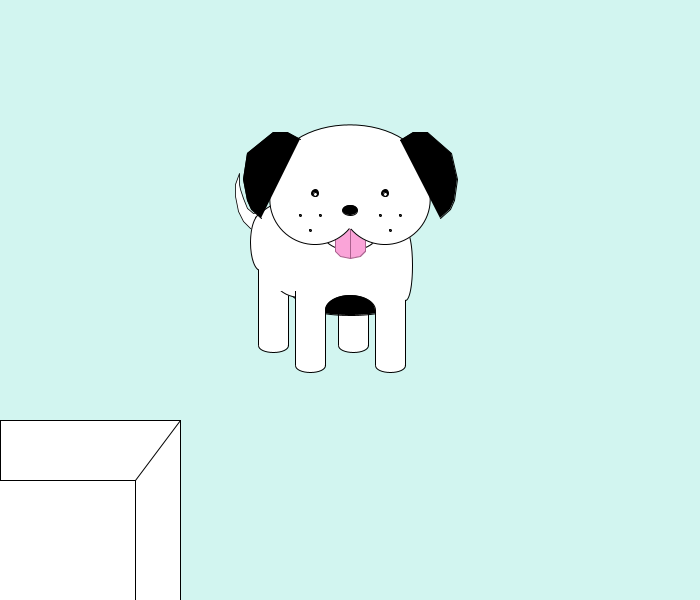
Frame 1 (no input)
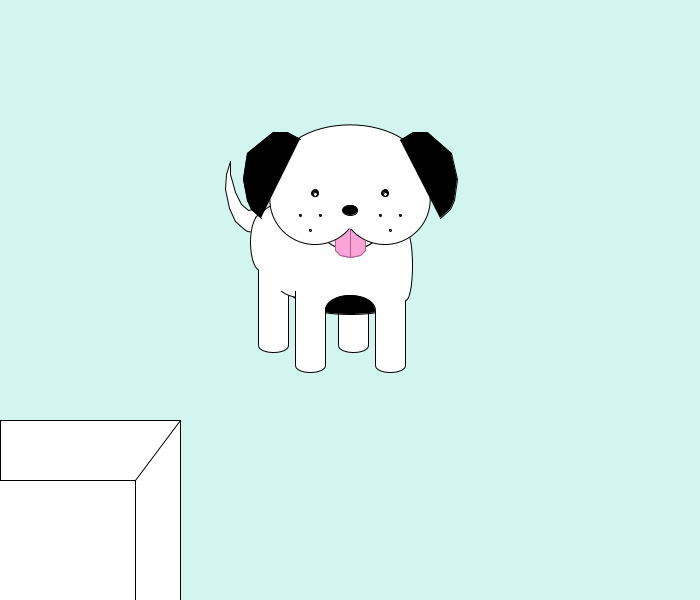
Frame 60 (the mouse pressed at the canvas centre just before this capture)
Frame 120 (the mouse held since frame 60 and released just before this capture): identical to frame 60, image omitted

The Processing sketch that drew these frames (run headless with seeded random() and noise(); from frame 60 on, the mouse is pressed at the canvas centre):

// Processing sketch: LeeSharon_projectprog
// ── LeeSharon_projectprog.pde
int x=0;//x width expansion
int y=0;//y heigh expansion
int treat=2; //treat variable

void setup(){
  size(700,600);
  frameRate(8);
}
void draw(){
  background(210,245,240);
  stroke(0);
  if (frameCount%2==0){
    tail();//tail wag animation
  }
  else{
    pushMatrix();
    translate(55,45);
    scale(.8,.8);
    tail();
    popMatrix();
  }
  puppybodystanding(x,y);
  tongue();//panting animation
  if (frameCount%4==0){
    tongue();
  }
  else{
    pushMatrix();
    translate(0,1); 
    tongue();
    popMatrix();
  }
  puppyface();//animated blinking
  if (frameCount%32==0){
    blink();
  }
  else{
    eyes();
  }
  treatbag();//click on treat box
  if ((mousePressed==true)&&(mouseX<180)&&(mouseY>420)){
   treat=1;
  }
  if ((mousePressed==true)&&(mouseX>334)&&(mouseX<366)&&(mouseY>228)&&(mouseY<257)){
    treat=0;//click on puppys tongue, treat "drops", puppy's size variable adjusts
    x=x+2;
    y=y+2;
  }
  if (treat==1){
   noStroke();//treat appears and follows mouse
   fill(155,137,109);
   ellipse(mouseX,mouseY,15,15);
  } 

  ////coordinate aid
  //line(0,mouseY,width,mouseY);
  //line(mouseX,0,mouseX, height);
  //if (mousePressed){
  //println(mouseX,mouseY);
  //} //<>//
}

void tail(){
  fill(255);
  //tail
  beginShape();
  vertex(230,161);
  vertex(226,174);
  vertex(225,189);
  vertex(229,208);
  vertex(235,221);
  vertex(244,229);
  vertex(247,231);
  vertex(254,232);
  vertex(258,230);//end of right curve of tail
  vertex(258,208);//begin left curve
  vertex(248,210);
  vertex(241,204);
  vertex(235,192);
  vertex(232,181);
  vertex(230,174);
  vertex(230,161);
  endShape();  
}
  
void puppybodystanding(int x, int y){//passing variables to adjust size of pup
  fill(255);  
  rect(258-x,225,30,120); //back leg my left
  rect(338+x,225,30,120); //back leg my right
  arc(273-x,345,30,15,0,PI);//rounded back left paw
  arc(353+x,345,30,15,0,PI);//rounded back right paw 
  fill(0);
  if (frameCount%4==0){//stomach breathing animation
    pushMatrix();
    translate(0,1);
    arc(350,303,90+2*x,20+2*y,0,PI);//rounded front stomache
    popMatrix();
  }
  else{
    arc(350,305,90+2*x,20+2*y,0,PI);//rounded front stomache
  }
  fill(255);
  quad(257-x,215,257-x,268,310+x,310,310+x,220); //back body
  arc(300-x/2,280,50+x,35+2*y,PI/2,radians(160));//rounded back stomache
  rect(295-x,225,30,140); //front leg my left
  rect(375+x,225,30,140); //front leg my right
  arc(310-x,365,30,15,0,PI);//rounded front left paw
  arc(390+x,365,30,15,0,PI);//rounded front right paw
  noStroke();
  rect(298-x,230,105+2*x,80);//front body
  fill(255);
  stroke(0);
  fill(0);
  arc(350,310,50+2*x,30+y/2,PI,2*PI);//black spot on belly
  fill(255);
  arc(260-x,242+y/2,20+x,56+y,radians(90),radians(270));//booty
  arc(405+x,265+y/2,15+x,70+y,radians(-90),radians(90));//rounded out puppy's left side of chest
  arc(327,242,166+2*x,100,radians(210),radians(350));//rounded backside
  stroke(255);//cover unwanted lines
  rect(259-x,265,30,25);//line covered near back left leg
  line(296-x,310,324-x,310);//line covered separating body/left front leg
  line(376+x,310,404+x,310);//line covered separating body/right front leg
  rect(290-x,224,14,66+y/2);//rect covered separating front/back body
}
void tongue(){
  stroke(0);
  fill(255);
  ellipse(350,227,60,45);//chin 
  stroke(170,96,141);//tongue
  fill(250,164,216);
  beginShape();
  vertex(335,227);//starting at upper-left point
  vertex(365,227);//connecting in movement clockwise
  vertex(365,250);
  vertex(360,255);
  vertex(350,257);
  vertex(340,255);
  vertex(335,250);
  vertex(335,227);
  endShape();
  line(350,227,350,257);//tongue fold
}

void puppyface(){
  stroke(0);
  fill(255);
  arc(350,175,150,100,radians(225),radians(315));//forehead
  arc(315,200,90,90,radians(40),radians(200));//left cheeck
  arc(385,200,90,90,radians(-20),radians(140));//right cheeck 
  stroke(255);
  beginShape();//fill color of the rest of pup's face
  vertex(297,139);
  vertex(350,174);
  vertex(402,139);
  vertex(428,186);
  vertex(350,228);
  vertex(272,186);
  endShape();  
  stroke(0);
  fill(0);
  //left ear
  beginShape();//starting at top vertext connecting to head
  vertex(300,139);//moving counter-clock
  vertex(287,132);
  vertex(273,132);
  vertex(247,153);
  vertex(243,179);
  vertex(247,200);
  vertex(251,209);
  vertex(261,218);
  endShape(); 
  //right ear
  beginShape();
  vertex(400,140);//starting at top vertex connecting to head
  vertex(413,132);//moving clockwise
  vertex(427,132);
  vertex(451,153);
  vertex(457,179);
  vertex(454,200);
  vertex(450,209);
  vertex(440,218);
  endShape(); 
  //freckles
  ellipse(300,215,2,2);//left cheek's freckles, starting at the left-most freckle
  ellipse(320,215,2,2);//moving clockwise
  ellipse(310,230,2,2);
  ellipse(400,215,2,2);//right cheek's freckles, starting at the right-most freckle
  ellipse(380,215,2,2);//moving counter-clockwise
  ellipse(390,230,2,2);
  ellipse(350,210,15,10);//nose
}
  
void eyes(){
  fill(0);//FILL FROM THIS POINT IS BLACK
  ellipse(315,193,7,7);//left eye
  ellipse(385,193,7,7);//right eye
  fill(255);
  ellipse(315,194,4,4);//left pupil
  ellipse(385,194,4,4);//right pupil  ...eventually to follow the mouse
}
void blink(){
 noFill();
 stroke(2);
 arc(315,193,9,7,0,PI);
 arc(385,193,9,7,0,PI);
}

void treatbag(){
  fill(255);
  rect(0,420,180,180);
  pushMatrix();
    translate(-45,60);
    rect(0,420,180,180);
  popMatrix();
  line(135,480,180,420);

}
